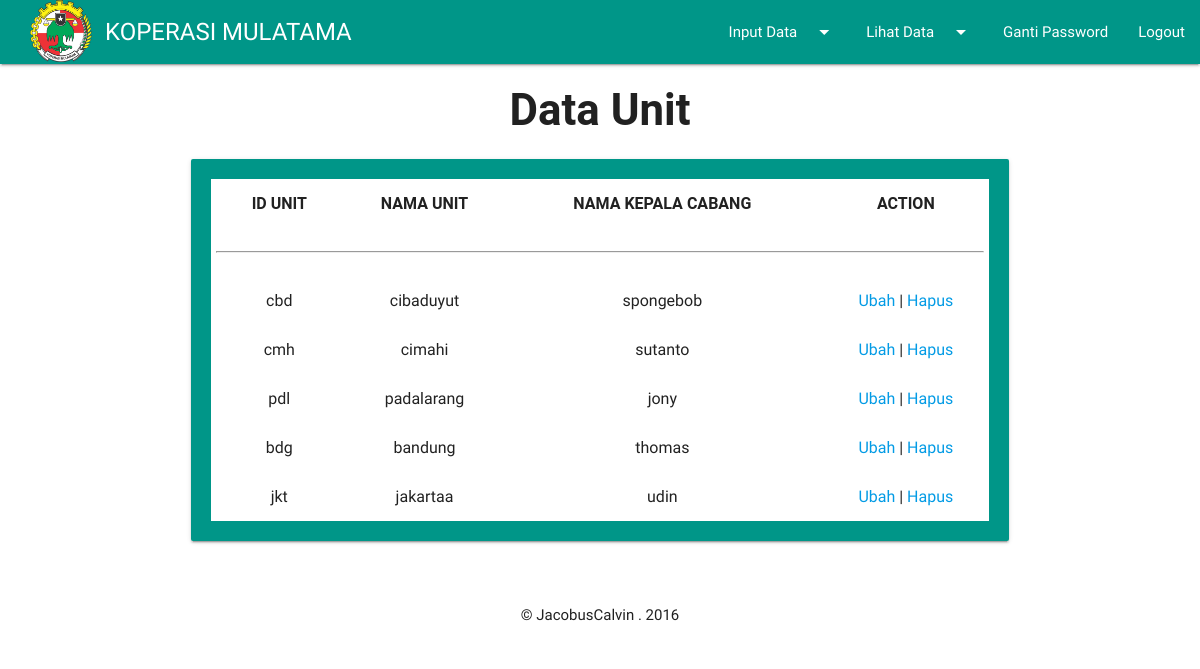
Screenshot of /dataunit.php (signed in) with the database file from the repository.
### tables this page shows
CREATE TABLE IF NOT EXISTS `unit` (
  `id_unit` char(4) NOT NULL,
  `nama_unit` varchar(20) NOT NULL,
  `nama_pimpinan` varchar(20) NOT NULL
);

### dataunit.php (the view, shortened to what this page needs)
<?php
if(empty($_SESSION['username']) AND empty($_SESSION['password'])){
include "admin.html";
}
else{
  echo" <link href='css/ghpages-materialize.css' type='text/css' rel='stylesheet' media='screen,projection'>";
include "menu.php";
echo "
<h3><b><center>Data Unit</b></h3>
<div class='row'>
<div class='col s12 m12 l12'>
<div class='card-panel teal darken-5' style='margin-right: 12rem; margin-left: 12rem;'>
<table border='1' bgcolor='white' align='center'>
<tr>
<th><div style='margin-left: 1rem;'><center>ID UNIT</div></th>
<th><div style='margin-left: 1rem;'><center>NAMA UNIT</div></th>
<th><div style='margin-left: 1rem;'><center>NAMA KEPALA CABANG</div></th>
<th><div style='margin-left: 1rem;'><center>ACTION</div></th>
</tr>
<tr><td colspan=4><hr></td></tr>";
?>
<?php
  $select=mysql_query("SELECT * FROM unit");
  while($data = mysql_fetch_array($select)){
  echo "<tr>";
  echo "<td><div style='margin-left: 1rem;'><center>$data[id_unit]</div></td>";
  echo "<td><div style='margin-left: 1rem;'><center>$data[nama_unit]</div></td>";
  echo "<td><div style='margin-left: 1rem;'><center>$data[nama_pimpinan]</div></td>";
  echo "<td><div style='margin-left: 1rem;'><center>";
  echo "<a href='updateunit.php?id_unit=$data[id_unit]'>Ubah</a>";
  echo "&nbsp|&nbsp";
  echo "<a href='deleteunit.php?id_unit=$data[id_unit]'>Hapus</a>";
    echo "</div></td>";
    echo "</tr>";
  }
  ?>
  </table>
  </div>
<br>	<p class="flow-text"><center>&copy; JacobusCalvin . 2016<center></p>
  </body>
  <?php
}
?>

### rows the page displays
unit: id_unit "cbd", nama_unit "cibaduyut", nama_pimpinan "spongebob"
unit: id_unit "cmh", nama_unit "cimahi", nama_pimpinan "sutanto"
unit: id_unit "pdl", nama_unit "padalarang", nama_pimpinan "jony"
unit: id_unit "bdg", nama_unit "bandung", nama_pimpinan "thomas"
unit: id_unit "jkt", nama_unit "jakartaa", nama_pimpinan "udin"
